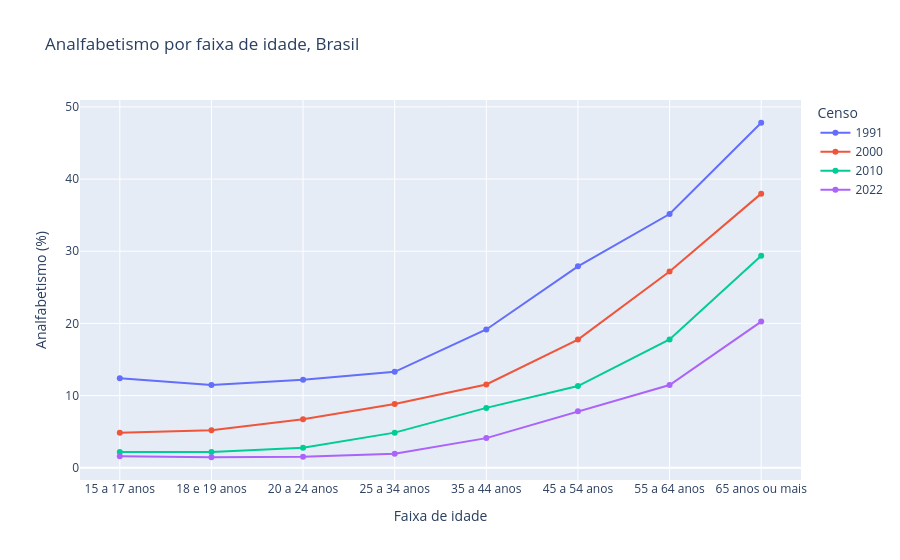

Notebook code cell kept with this figure:
### Markdown cell above
Por meio da estratificação dos dados e avaliação por medidas de amplitude e razão, percebe-se que a desigualdade entre UFs diminuiu conforme a amplitude, mas não segundo a razão:

- Amplitude (maior − menor, em pontos percentuais): mede a desigualdade absoluta, ou seja, quantos pontos separam a pior UF da melhor.
- Razão (maior ÷ menor): mede a desigualdade relativa, ou seja, quantas vezes o pior é maior que o melhor.

**1. O que as duas medidas mostram:** a amplitude caiu de 36,08 para 14,99 pontos; a razão foi de 4,9 para 6,6 (com pico de 7,0 em 2010). 

**2. Por que mínima, mediana e máxima divergem:** de 1991 a 2022, o menor valor observado caiu 71,1%, a mediana 66,4% e o maior 61,0%. Como o menor valor observado caiu proporcionalmente mais que o maior (o mínimo foi do DF até 2010 e de SC em 2022; o máximo foi de Alagoas nos quatro censos), é por isso que a razão (maior ÷ menor) subiu mesmo com a amplitude caindo.

**3. Uma ressalva:** a razão é sensível quando o menor valor é muito baixo. Como o menor valor fica no denominador, quando ele é muito pequeno, uma variação mínima nele altera bastante a razão. Por exemplo, no ano de 2022, o menor valor foi de 2,67, enquanto o maior valor foi de 17,66, justificando o resultado da razão (6,6). Se o menor valor fosse ligeiramente maior - como 3,00 - a amplitude vai de 14,99 para 14,66 (reduzindo apenas 0,33 ponto), enquanto a razão vai de 6,6 para 5,9 (0,7).
Assim, se compararmos os períodos de 2010 (7,0) com 2022 (6,6), a diferença é de 0,4. Uma pequena mudança no menor valor já poderia eliminar essa diferença.
Ao comparar os períodos de 1991 (4,9) com 2022 (6,6), a diferença já é mais expressiva (1,7), ressaltando o aumento da desigualdade relativa no longo prazo.

**4. Comparação entre regiões:** a análise descreve a desigualdade entre os estados e ressalta a diferença entre regiões. Os estados com menores taxas de analfabetismo estão nas regiões Centro-Oeste, Sudeste e Sul, enquanto os estados com maiores taxas prevaleceram na região Nordeste. Comparando Nordeste e Sul:

| Ano | Nordeste | Sul | Diferença | Razão |
|---|---|---|---|---|
| 1991 | 37,65% | 11,85% | 25,8 pontos | 3,2 vezes |
| 2022 | 14,21% | 3,45% | 10,8 pontos | 4,1 vezes |

Com a queda da diferença, a razão de desigualdade sobe, o mesmo padrão observado entre as UFs.

**5. O que os dados não dizem:** a análise descreve as diferenças entre os estados e as regiões, mas não explica as causas (como a relação com políticas públicas, renda, acesso à escola, entre outras variáveis).

### Code cell
ordem = ["15 a 17 anos", "18 e 19 anos", "20 a 24 anos", "25 a 34 anos",
         "35 a 44 anos", "45 a 54 anos", "55 a 64 anos", "65 anos ou mais"]

idade = df[
    (df["territorio"] == "Brasil")
    & (df["situacao"] == "Total")
    & (df["sexo"] == "Total")
    & (df["faixa_etaria"].isin(ordem))
]

fig = px.line(
    idade, x="faixa_etaria", y="taxa_analfabetismo", color="ano", markers=True,
    category_orders={"faixa_etaria": ordem},
    title="Analfabetismo por faixa de idade, Brasil",
    labels={"faixa_etaria": "Faixa de idade", "taxa_analfabetismo": "Analfabetismo (%)", "ano": "Censo"},
)
fig.show()

### Figure 1 — Plotly figure (JSON) as saved in the notebook; plotly's stock layout.template omitted (floating-point values rounded to 4 significant figures)
{"data": [{"hovertemplate": "Censo=1991<br>Faixa de idade=%{x}<br>Analfabetismo (%)=%{y}<extra></extra>", "legendgroup": "1991", "line": {"color": "#636efa", "dash": "solid"}, "marker": {"symbol": "circle"}, "mode": "lines+markers", "name": "1991", "orientation": "v", "showlegend": true, "type": "scatter", "x": ["15 a 17 anos", "18 e 19 anos", "20 a 24 anos", "25 a 34 anos", "35 a 44 anos", "45 a 54 anos", "55 a 64 anos", "65 anos ou mais"], "xaxis": "x", "y": [12.42, 11.47, 12.18, 13.29, 19.16, 27.91, 35.15, 47.8], "yaxis": "y"}, {"hovertemplate": "Censo=2000<br>Faixa de idade=%{x}<br>Analfabetismo (%)=%{y}<extra></extra>", "legendgroup": "2000", "line": {"color": "#EF553B", "dash": "solid"}, "marker": {"symbol": "circle"}, "mode": "lines+markers", "name": "2000", "orientation": "v", "showlegend": true, "type": "scatter", "x": ["15 a 17 anos", "18 e 19 anos", "20 a 24 anos", "25 a 34 anos", "35 a 44 anos", "45 a 54 anos", "55 a 64 anos", "65 anos ou mais"], "xaxis": "x", "y": [4.85, 5.21, 6.73, 8.83, 11.54, 17.76, 27.18, 37.98], "yaxis": "y"}, {"hovertemplate": "Censo=2010<br>Faixa de idade=%{x}<br>Analfabetismo (%)=%{y}<extra></extra>", "legendgroup": "2010", "line": {"color": "#00cc96", "dash": "solid"}, "marker": {"symbol": "circle"}, "mode": "lines+markers", "name": "2010", "orientation": "v", "showlegend": true, "type": "scatter", "x": ["15 a 17 anos", "18 e 19 anos", "20 a 24 anos", "25 a 34 anos", "35 a 44 anos", "45 a 54 anos", "55 a 64 anos", "65 anos ou mais"], "xaxis": "x", "y": [2.2, 2.2, 2.77, 4.87, 8.3, 11.32, 17.78, 29.36], "yaxis": "y"}, {"hovertemplate": "Censo=2022<br>Faixa de idade=%{x}<br>Analfabetismo (%)=%{y}<extra></extra>", "legendgroup": "2022", "line": {"color": "#ab63fa", "dash": "solid"}, "marker": {"symbol": "circle"}, "mode": "lines+markers", "name": "2022", "orientation": "v", "showlegend": true, "type": "scatter", "x": ["15 a 17 anos", "18 e 19 anos", "20 a 24 anos", "25 a 34 anos", "35 a 44 anos", "45 a 54 anos", "55 a 64 anos", "65 anos ou mais"], "xaxis": "x", "y": [1.59, 1.46, 1.54, 1.96, 4.11, 7.83, 11.47, 20.25], "yaxis": "y"}], "layout": {"legend": {"title": {"text": "Censo"}, "tracegroupgap": 0}, "title": {"text": "Analfabetismo por faixa de idade, Brasil"}, "xaxis": {"anchor": "y", "categoryarray": ["15 a 17 anos", "18 e 19 anos", "20 a 24 anos", "25 a 34 anos", "35 a 44 anos", "45 a 54 anos", "55 a 64 anos", "65 anos ou mais"], "categoryorder": "array", "domain": [0, 1], "title": {"text": "Faixa de idade"}}, "yaxis": {"anchor": "x", "domain": [0, 1], "title": {"text": "Analfabetismo (%)"}}}}
